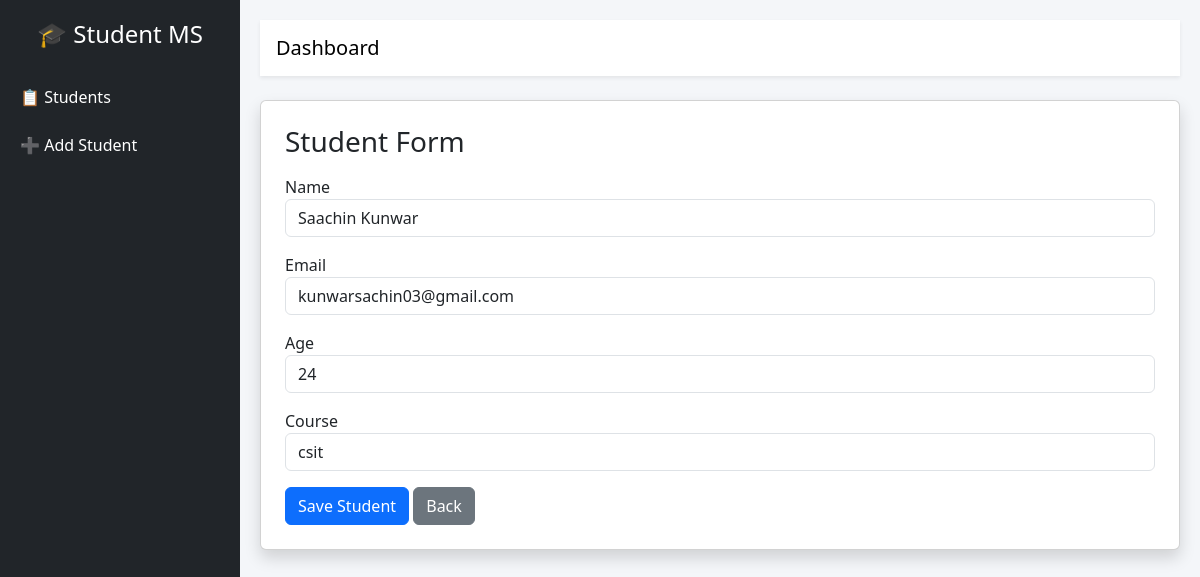
Screenshot of /edit/1 with the database file from the repository.
### students/models.py (models this page shows, shortened)
class Student(models.Model):
    name= models.CharField(max_length=100)
    email= models.EmailField()
    age = models.IntegerField()
    course = models.CharField(max_length=100)

### students/views.py (the view)
# urls.py: path('edit/<int:id>', views.edit_student, name='edit'),
def edit_student(request, id):
    student = get_object_or_404(Student, id=id)
    form = StudentForm(instance=student)
    if request.method == "POST":
        form = StudentForm(request.POST, instance=student)
        if form.is_valid():
            form.save()
            return redirect('list')
    return render(request, 'students/form.html', {'form': form})

### students/forms.py
class StudentForm(forms.ModelForm):
    class Meta:
        model = Student
        fields = '__all__'
    def __init__(self, *args, **kwargs):
        super().__init__(*args, **kwargs)
        for field in self.fields.values():
            field.widget.attrs.update({
                'class': 'form-control'
            })

### students/templates/students/form.html (shortened to what this page needs)
{% extends 'base.html' %}
{% block content %}
<div class="card shadow p-4">
    <h3 class="mb-3">Student Form</h3>
    <form method="POST">
        <div class="mb-3">
            {{ form.name.label }}
            {{ form.name }}
        </div>
        <div class="mb-3">
            {{ form.email.label }}
            {{ form.email }}
        </div>
        <div class="mb-3">
            {{ form.age.label }}
            {{ form.age }}
        </div>
        <div class="mb-3">
            {{ form.course.label }}
            {{ form.course }}
        </div>
        <button class="btn btn-primary">Save Student</button>
        <a href="{% url 'list' %}" class="btn btn-secondary">Back</a>
    </form>
</div>
{% endblock %}

### templates/base.html (style rules this page uses)
body { background: #f4f6f9; }

### rows the page displays
Student: name "Saachin Kunwar", email "kunwarsachin03@gmail.com", age "24", course "csit"
